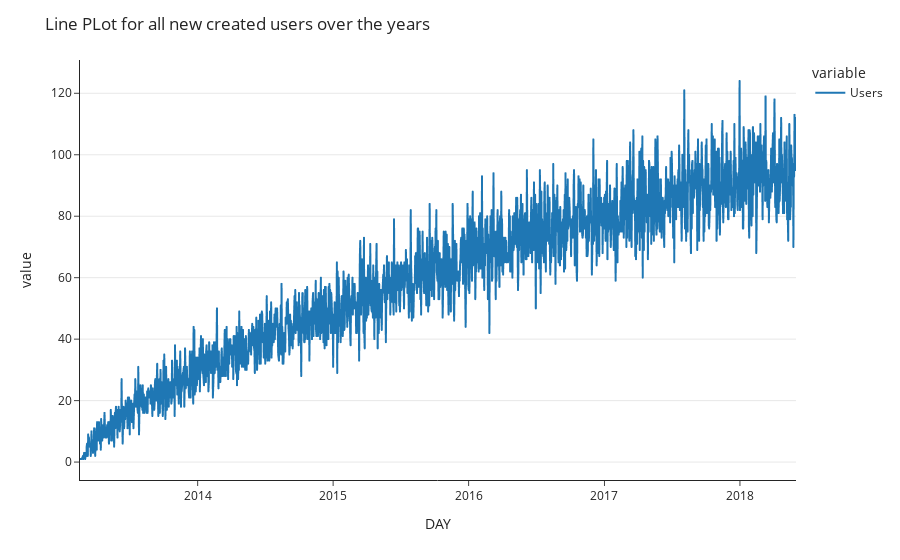

Source (notebook cell):
### Code cell
title='Line PLot for all new created users over the years'

line_plot(x='DAY',y=['users'],df=created_at,title=title)

### Figure 1 — Plotly figure (JSON) as saved in the notebook; plotly's stock layout.template omitted (floating-point values rounded to 4 significant figures; data arrays with more than 128 entries replaced by an {"elided": "..."} marker saying what was removed)
{"data": [{"hovertemplate": "variable=users<br>DAY=%{x}<br>value=%{y}<extra></extra>", "legendgroup": "users", "line": {"color": "#1F77B4", "dash": "solid"}, "marker": {"symbol": "circle"}, "mode": "lines", "name": "Users", "showlegend": true, "type": "scattergl", "x": {"elided": "1926 str values"}, "xaxis": "x", "y": {"elided": "1926 int values"}, "yaxis": "y"}], "layout": {"autosize": true, "legend": {"title": {"text": "variable"}, "tracegroupgap": 0}, "margin": {"t": 60}, "title": {"text": "Line PLot for all new created users over the years"}, "xaxis": {"anchor": "y", "autorange": true, "domain": [0, 1], "range": ["2013-02-18", "2018-06-01"], "title": {"text": "DAY"}, "type": "date"}, "yaxis": {"anchor": "x", "autorange": true, "domain": [0, 1], "range": [-5.833, 130.8], "showgrid": true, "tickprefix": "", "title": {"text": "value"}, "type": "linear"}}}
